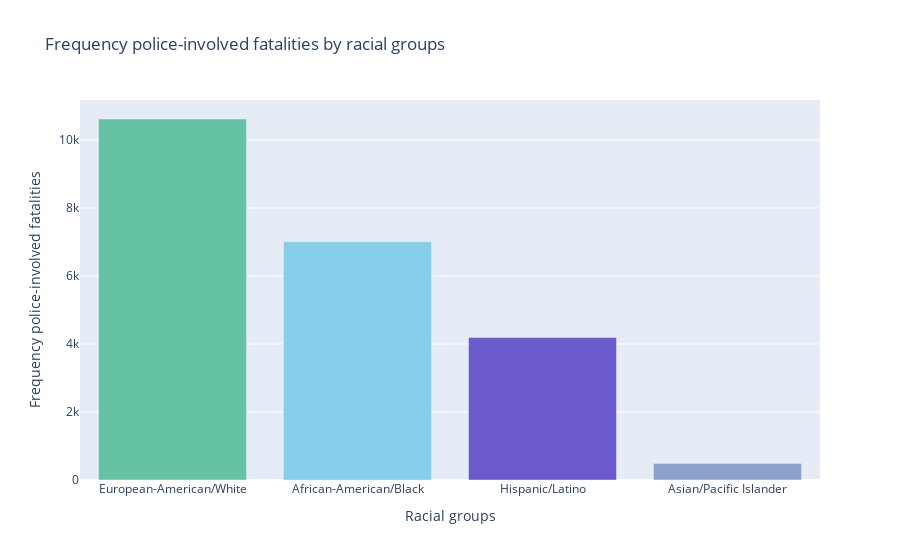

Source (notebook cell):
### Code cell
dg = pd.read_csv('fatal.csv', delimiter=',')

trace = go.Bar(
    x=dg['race'],
    y=dg['freq'],
    marker=dict(color=['rgb(102,194,165)', 'rgb(135,206,235)', 'rgb(106,90,205)', 'rgb(141,160,203)'])
)

# Create a layout object that contains the specifications for the X and Y axes, and the legend
layout = go.Layout(
    title = 'Frequency police-involved fatalities by racial groups',
    xaxis=go.layout.XAxis(
        type='category', # the type for the x axis is categorical
        title = 'Racial groups'
    ),
    yaxis=go.layout.YAxis(
        title = 'Frequency police-involved fatalities'
    )
)

fig = go.Figure(data=trace, layout=layout)
fig.show()

### Figure 1 — Plotly figure (JSON) as saved in the notebook; plotly's stock layout.template omitted (floating-point values rounded to 4 significant figures)
{"data": [{"marker": {"color": ["rgb(102,194,165)", "rgb(135,206,235)", "rgb(106,90,205)", "rgb(141,160,203)"]}, "type": "bar", "x": ["European-American/White", "African-American/Black", "Hispanic/Latino", "Asian/Pacific Islander"], "y": [10614, 7008, 4192, 485]}], "layout": {"title": {"text": "Frequency police-involved fatalities by racial groups"}, "xaxis": {"title": {"text": "Racial groups"}, "type": "category"}, "yaxis": {"title": {"text": "Frequency police-involved fatalities"}}}}
